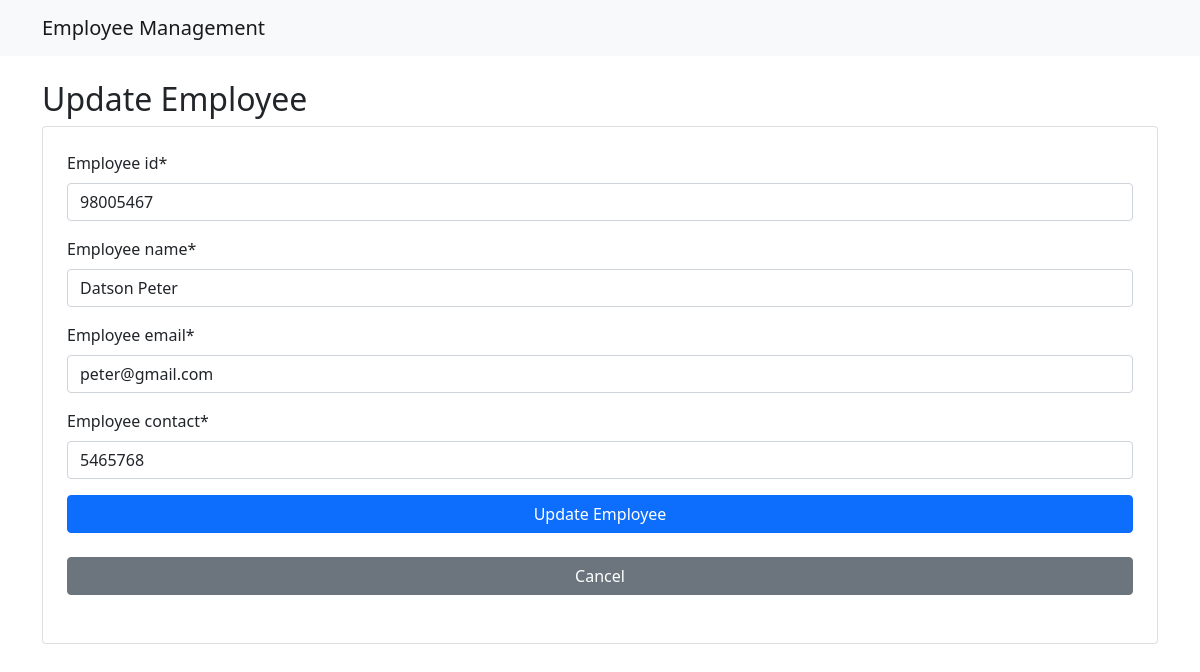
The app's page /update/12/ with its own data.
### employee/models.py (models this page shows, shortened)
class Employee(models.Model):
    employee_id = models.CharField(max_length=20)
    employee_name= models.CharField(max_length=200)
    employee_email = models.EmailField()
    employee_contact = models.CharField(max_length=20)

### employee/views.py (the view)
# urls.py: path('update/<int:pk>/', update_employee, name="update"),
def  update_employee(request, pk):
    employee = Employee.objects.get(id=pk)
    if request.method == "POST":
        form = EmployeeForm(request.POST, instance=employee)
        if form.is_valid():
            form.save()
            return redirect('list')
    else:
        form = EmployeeForm(instance=employee)
    return render(request, 'update.html', {'form':form})

### employee/forms.py
class EmployeeForm(forms.ModelForm):
    class Meta:
        model = Employee
        fields = ('employee_id', 'employee_name', 'employee_email', 'employee_contact')

### employee/templates/update.html
{% extends 'base.html' %} {% block title %}Update Employee{% endblock %}
{%block content %}
{% load crispy_forms_tags %}
<h2>Update Employee</h2>
<form method="post" class="card p-4">
  {% csrf_token %} {{ form|crispy }}
  <button type="submit" class="btn btn-primary">Update Employee</button><br />
  <a href="{% url 'list' %}" class="btn btn-secondary">Cancel</a><br />
</form>
{% endblock %}

### records on screen
Employee: employee_id "98005467", employee_name "Datson Peter", employee_email "peter@gmail.com", employee_contact "5465768"
